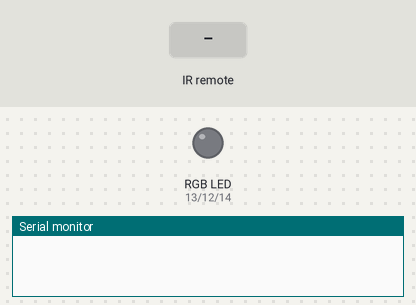
The sketch below on a simulated ESP8266 (NodeMCU). Shown: an RGB LED mixed from three pins (HIGH = lit), the last lines printed to the serial monitor. The inputs (shaded band) are chosen by the test bench. Random numbers use the default seed unless the sketch sets one.

Above: at 1.2 s.
1.3 s: infrared code 0xFF10EF received
7.3 s: infrared code 0xFF18E7 received
At 8.1 s:
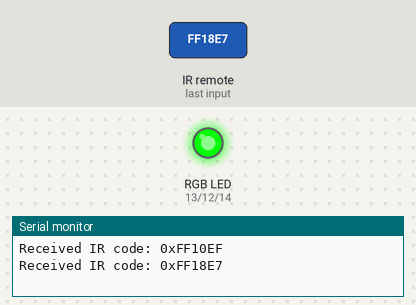
9.2 s: infrared code 0xFF7A85 received
At 10.3 s:
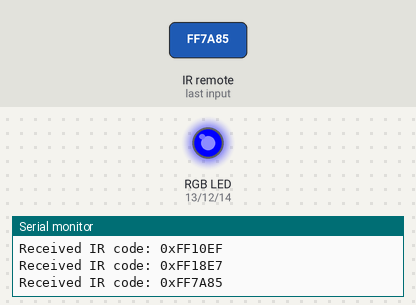
10.9 s: infrared code 0xFF38C7 received
At 11.5 s:
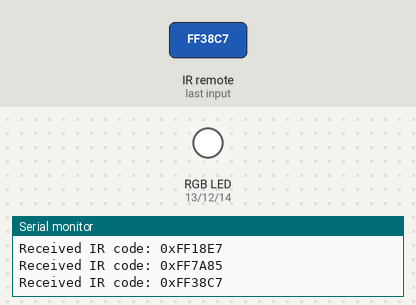
13.1 s: infrared code 0xFF5AA5 received
At 13.4 s:
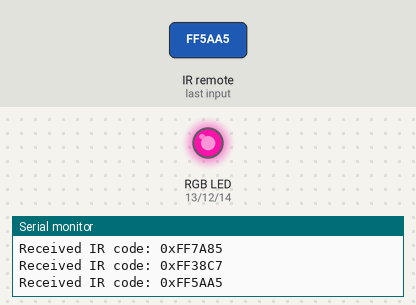
16.1 s: infrared code 0xFF5AA5 received
Timing chart, 0 to 21.8 s (numbered marks = the images above; inputs shaded):
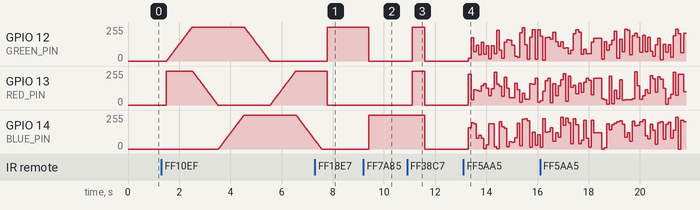

The sketch:

asystent.ino
```cpp
#include <IRremoteESP8266.h>
#include <IRrecv.h>
#include <IRutils.h>

// Define the pin to which the IR receiver output is connected
const uint16_t RECEIVER_PIN = 0;

// Create an IR receiver object
IRrecv irrecv(RECEIVER_PIN);

const int RED_PIN = 13;
const int GREEN_PIN = 12;
const int BLUE_PIN = 14;

// Fade Colors
const uint32_t colors[] = {
  0xFF0000, // Red
  0xFFFF00, // Yellow
  0x00FF00, // Green
  0x00FFFF, // Cyan
  0x0000FF, // Blue
  0xFF00FF, // Magenta
  0xFF0000 // Red
};

void changeColor()
{
  for (int i = 0; i < sizeof(colors) / sizeof(uint32_t) - 1; i++)
  {
    uint32_t color1 = colors[i];
    uint32_t color2 = colors[i + 1];
    for (float j = 0; j <= 1; j += 0.01)
    {
      uint8_t r1 = (color1 >> 16) & 0xFF;
      uint8_t g1 = (color1 >> 8) & 0xFF;
      uint8_t b1 = color1 & 0xFF;
      uint8_t r2 = (color2 >> 16) & 0xFF;
      uint8_t g2 = (color2 >> 8) & 0xFF;
      uint8_t b2 = color2 & 0xFF;
      uint8_t r = (r1 * (1 - j)) + (r2 * j);
      uint8_t g = (g1 * (1 - j)) + (g2 * j);
      uint8_t b = (b1 * (1 - j)) + (b2 * j);
      analogWrite(RED_PIN, r);
      analogWrite(GREEN_PIN, g);
      analogWrite(BLUE_PIN, b);
      delay(10);
    }
  }
}

void setup() {
  Serial.begin(9600);
  irrecv.enableIRIn();
  pinMode(RED_PIN, OUTPUT);
  pinMode(GREEN_PIN, OUTPUT);
  pinMode(BLUE_PIN, OUTPUT);
}

void loop() {
  decode_results diode;

  if (irrecv.decode(&diode))
  {
    Serial.print("Received IR code: 0x");
    Serial.println(diode.value, HEX);

    delay(200);

    if (diode.value == 0xFF6897) // 0 button OFF
    {
        digitalWrite(RED_PIN, LOW);
        digitalWrite(GREEN_PIN, LOW);
        digitalWrite(BLUE_PIN, LOW);
    }

    if (diode.value == 0xFF30CF) // 1 button
    {
        digitalWrite(RED_PIN, HIGH);
        digitalWrite(GREEN_PIN, LOW);
        digitalWrite(BLUE_PIN, LOW);
    }
    if (diode.value == 0xFF18E7) // 2 button
    {
        digitalWrite(RED_PIN, LOW);
        digitalWrite(GREEN_PIN, HIGH);
        digitalWrite(BLUE_PIN, LOW);
    }
    if (diode.value == 0xFF7A85) // 3 button
    {
        digitalWrite(RED_PIN, LOW);
        digitalWrite(GREEN_PIN, LOW);
        digitalWrite(BLUE_PIN, HIGH);
    }
    if (diode.value == 0xFF10EF) // 4 button
    {
        digitalWrite(RED_PIN, LOW);
        digitalWrite(GREEN_PIN, LOW);
        digitalWrite(BLUE_PIN, LOW);
        changeColor();
    }
    if (diode.value == 0xFF38C7) // 5 button
    {
      analogWrite(RED_PIN, 255);
      analogWrite(GREEN_PIN, 255);
      analogWrite(BLUE_PIN, 255);
      delay(500);
      analogWrite(RED_PIN, 0);
      analogWrite(GREEN_PIN, 0);
      analogWrite(BLUE_PIN, 0);
      delay(500);
    }
    if (diode.value == 0xFF5AA5) // 6 button
    {
        for (int i = 0; i < 50; i++)
        {
          analogWrite(RED_PIN, random(0, 255));
          analogWrite(GREEN_PIN, random(0, 255));
          analogWrite(BLUE_PIN, random(0, 255));
          delay(100);
        }
    }
    if (diode.value == 0xFF42BD) // 7 button
    {
         for (int i = 0; i < 10; i++)
         {
            digitalWrite(RED_PIN, HIGH);
            digitalWrite(GREEN_PIN, LOW);
            digitalWrite(BLUE_PIN, LOW);
            delay(100);
            digitalWrite(RED_PIN, LOW);
            digitalWrite(GREEN_PIN, HIGH);
            digitalWrite(BLUE_PIN, LOW);
            delay(100);
            digitalWrite(RED_PIN, LOW);
            digitalWrite(GREEN_PIN, LOW);
            digitalWrite(BLUE_PIN, HIGH);
            delay(100);
        }
    }
    irrecv.resume(); // Receive the next value
  }

}
```

Measured:
- after the input at 7.3 s, GPIO 12 (GREEN_PIN): 0/255 → 255/255 after 0.48 s; GPIO 13 (RED_PIN): 255/255 → 0/255 after 0.48 s
- after the input at 9.2 s, GPIO 12 (GREEN_PIN): 255/255 → 0/255 after 0.20 s; GPIO 14 (BLUE_PIN): 0/255 → 255/255 after 0.20 s
- after the input at 10.9 s, GPIO 12 (GREEN_PIN), GPIO 13 (RED_PIN): 0/255 → 255/255 after 0.20 s, → 0/255 0.50 s later; GPIO 14 (BLUE_PIN): 255/255 → 0/255 after 0.70 s
- after the input at 13.1 s, GPIO 12 (GREEN_PIN): 0/255 → 19/255 after 0.20 s, → 175/255 0.10 s later, → 68/255 0.10 s later, → 120/255 0.10 s later, … (28 changes in this stretch); GPIO 13 (RED_PIN): 0/255 → 232/255 after 0.20 s, → 38/255 0.10 s later, → 114/255 0.10 s later, → 109/255 0.10 s later, … (28 changes in this stretch)
